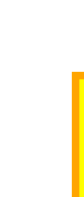

The Python source for this figure:
import svgwrite
from svgwrite import mm   

my_opart = svgwrite.Drawing("kurs_21_einfachesrechteck_ovar.svg")

my_rect = my_opart.rect(
    insert=(20*mm, 20*mm),
    size=(20*mm, 50*mm),
    fill="yellow",
    stroke="orange",
    stroke_width=2*mm,
)
my_opart.add(my_rect)

# save to svg file
my_opart.save()
